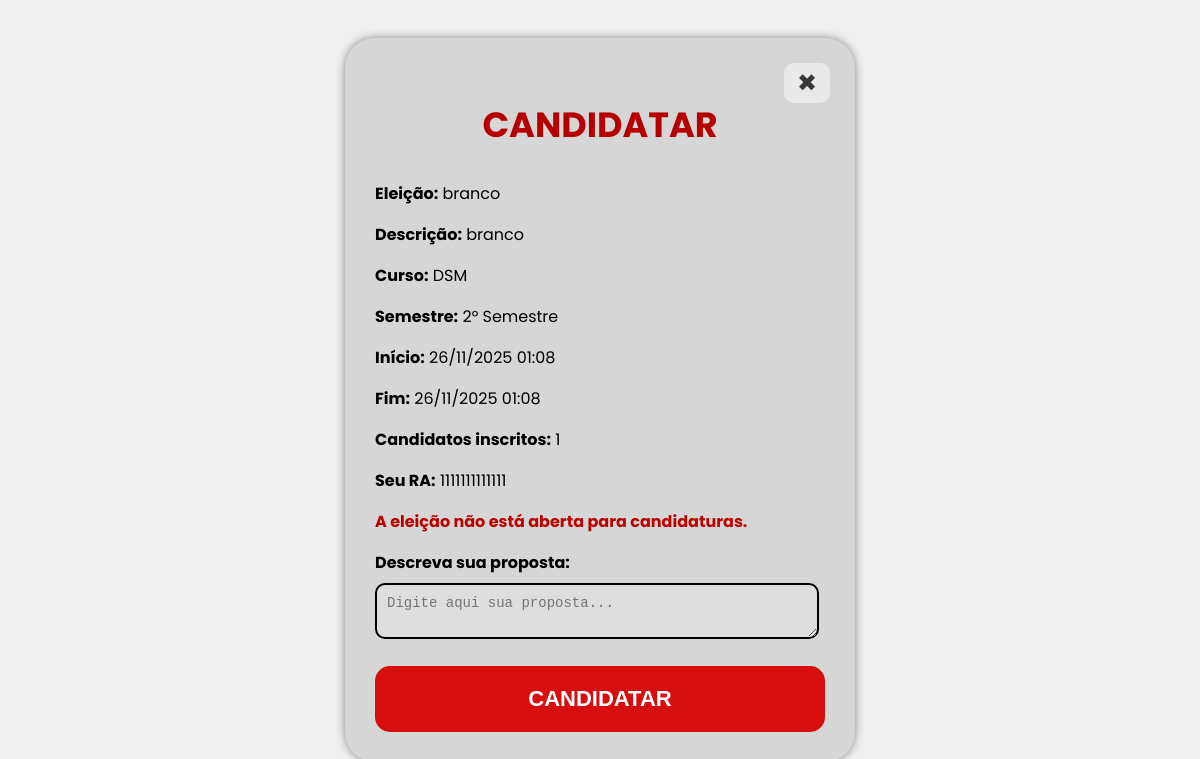
/Pages/querocandidatar.php?id=1 (signed in), run on the app's committed database.
### tables this page shows
CREATE TABLE `eleicoes` (
  `id` int(11) NOT NULL,
  `titulo` varchar(100) NOT NULL,
  `descricao` text DEFAULT NULL,
  `dataPostagem` datetime NOT NULL DEFAULT current_timestamp(),
  `data_inicio` datetime NOT NULL,
  `data_fim` datetime NOT NULL,
  `ativa` tinyint(1) DEFAULT 1,
  `turma_id` int(11) NOT NULL
);

CREATE TABLE `cursos` (
  `id` int(11) NOT NULL,
  `nome` varchar(50) NOT NULL
);

CREATE TABLE `semestres` (
  `id` int(11) NOT NULL,
  `nome` varchar(20) NOT NULL
);

### Pages/querocandidatar.php (the view, shortened to what this page needs)
<?php
$eleicao_id = intval($_GET['id']);
$db = new db();
$conexao = $db->conecta_mysql();
$aluno_ra = $_SESSION['user_ra'] ?? null;
$sql = "
    SELECT
      e.id,
      e.titulo,
      e.descricao,
      e.data_inicio,
      e.data_fim,
      e.ativa,
      t.id AS turma_id,
      c.nome AS curso_nome,
      s.nome AS semestre_nome
    FROM eleicoes e
    JOIN turmas t ON e.turma_id = t.id
    LEFT JOIN cursos c ON t.curso_id = c.id
    LEFT JOIN semestres s ON t.semestre_id = s.id
    WHERE e.id = ?
    LIMIT 1
";
$stmt = $conexao->prepare($sql);
$stmt->bind_param("i", $eleicao_id);
$stmt->execute();
$result = $stmt->get_result();
$eleicao = $result->fetch_assoc();
$stmtCount = $conexao->prepare("SELECT COUNT(*) AS total FROM candidatos WHERE eleicao_id = ?");
$stmtCount->bind_param("i", $eleicao_id);
$stmtCount->execute();
$totalCandidatos = $stmtCount->get_result()->fetch_assoc()['total'];
$stmtCheck = $conexao->prepare("SELECT id FROM candidatos WHERE eleicao_id = ? AND aluno_ra = ? LIMIT 1");
$stmtCheck->bind_param("is", $eleicao_id, $aluno_ra);
$stmtCheck->execute();
$jaCandidato = ($stmtCheck->get_result()->num_rows > 0);
$dataAgora = new DateTime("now");
$dataInicio = new DateTime($eleicao['data_inicio']);
$dataFim = new DateTime($eleicao['data_fim']);
$eleicaoAberta = ($eleicao['ativa'] == 1) && ($dataAgora >= $dataInicio) && ($dataAgora <= $dataFim);
?>
<!DOCTYPE html>
<html lang="pt-br">
<head>
    <link rel="stylesheet" href="https://cdnjs.cloudflare.com/ajax/libs/animate.css/4.1.1/animate.min.css" />
</head>
<body>
    <div class="modal">
        <div class="modal-content animate__animated animate__fadeInUp">
            <form method="post">
                <button type="button" onclick="fechar()" class="close-btn">✖</button>
                <h2>CANDIDATAR</h2>
                <div class="info-box">
                    <p><strong>Eleição:</strong> <?php echo htmlspecialchars($eleicao['titulo']); ?></p>
                    <p><strong>Descrição:</strong> <?php echo htmlspecialchars($eleicao['descricao']); ?></p>
                    <p><strong>Curso:</strong> <?php echo htmlspecialchars($eleicao['curso_nome'] ?? '—'); ?></p>
                    <p><strong>Semestre:</strong> <?php echo htmlspecialchars($eleicao['semestre_nome'] ?? '—'); ?></p>
                    <p><strong>Início:</strong> <?php echo date('d/m/Y H:i', strtotime($eleicao['data_inicio'])); ?></p>
                    <p><strong>Fim:</strong> <?php echo date('d/m/Y H:i', strtotime($eleicao['data_fim'])); ?></p>
                    <p><strong>Candidatos inscritos:</strong> <?php echo intval($totalCandidatos); ?></p>
                    <p><strong>Seu RA:</strong> <?php echo htmlspecialchars($aluno_ra); ?></p>
                </div>
                <?php if (!$eleicaoAberta): ?>
                    <p style="color:#b00; font-weight:700;">A eleição não está aberta para candidaturas.</p>
                <?php elseif ($jaCandidato): ?>
                    <p style="color:green; font-weight:700;">Você já está inscrito como candidato nesta eleição.</p>
                <?php endif; ?>
                <label>Descreva sua proposta:</label>
                <textarea name="proposta" <?php if (!$eleicaoAberta || $jaCandidato)
                    echo 'disabled'; ?>
                    placeholder="Digite aqui sua proposta..." required></textarea>
                <button type="submit" class="btn-concluir" <?php if (!$eleicaoAberta || $jaCandidato)
                    echo 'disabled'; ?>>CANDIDATAR</button>
            </form>
        </div>
    </div>
</body>
</html>

### Pages/querocandidatar.php (style rules this page uses)
body { font-family: 'Poppins'; }
.modal { position: fixed; top: 0; left: 0; width: 100vw; height: 100vh; background-color: rgba(204, 204, 204, 0.3); display: flex; justify-content: center; align-items: center; z-index: 1000; }
.modal-content { background-color: #d6d6d6; border-radius: 30px; width: 450px; padding: 30px 30px 30px 30px; box-shadow: 0 0 10px rgb(136, 136, 136); }
.modal-content h2 { color: #B60000; font-size: 35px; text-align: center; margin-bottom: 30px; }
.modal-content label { display: block; font-weight: bold; margin-top: 10px; }
.modal-content textarea { width: 420px; padding: 10px; margin-top: 8px; border-radius: 10px; border: 2px solid #000; font-size: 14px; resize: vertical; **box-sizing: border-box; ** }
.btn-concluir { background-color: #d60e0e; color: white; border: none; padding: 20px; width: 100%; margin-top: 20px; border-radius: 15px; font-weight: bold; font-size: 22px; cursor: pointer; transition: 0.3s; }
.close-btn { position: absolute; right: 25px; top: 25px; background-color: #e9e9e9; color: #383838; border: none; padding: 6px 13px; border-radius: 10px; font-size: 1.5em; cursor: pointer; transition: background-color 0.6s ease, transform 0.6s ease; }

### data on the page
eleicoes: titulo "branco", descricao "branco", cursos.nome "DSM", semestres.nome "2° Semestre", data_inicio "26/11/2025 01:08", data_fim "26/11/2025 01:08"

### other printed values
$totalCandidatos "1"
$aluno_ra "1111111111111"
